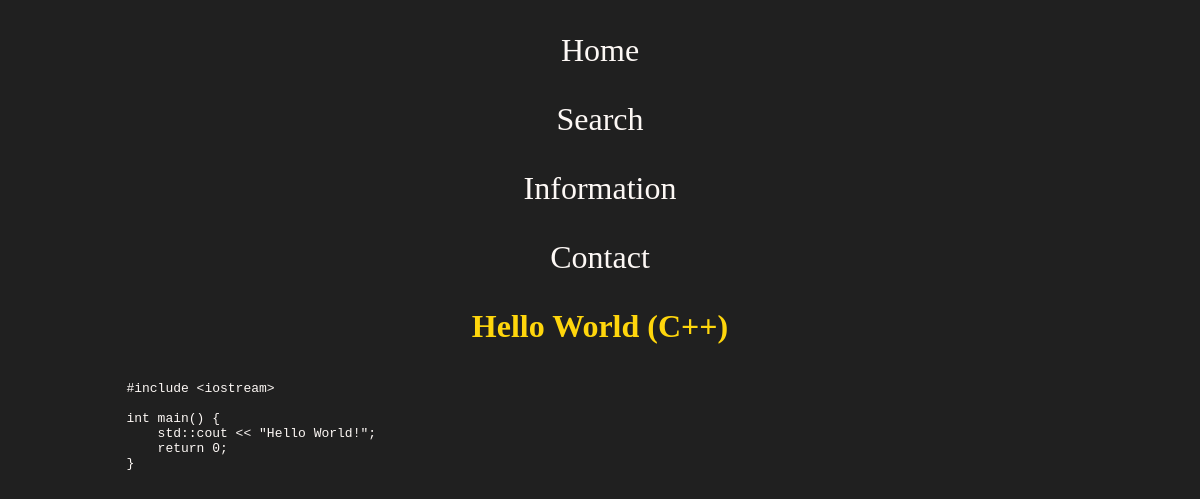
Page /view/3 on the committed database.
### app.py (models this page shows, shortened)
class Post(db.Model):
    id = db.Column(db.Integer, primary_key=True)
    title = db.Column(db.String(50), nullable=False)
    content = db.Column(db.String(500), nullable=False)
    language = db.Column(db.String(50), nullable=False)
    date_created = db.Column(db.DateTime, default=datetime.now(timezone.utc))

### app.py (the view)
@app.route('/view/<int:id>')
def view(id):
    snippet_to_update = Post.query.get_or_404(id)
    return render_template('view.html', snippet=snippet_to_update)

### templates/view.html (shortened to what this page needs)
{% extends "base.html" %}
{% block body %}
<h1 style="color: var(--yellow)"> {{ snippet.title }} ({{ snippet.language }}) </h1>
<p>
    <pre>
        <code class="centered-block" style="text-align: left; width: 80%">{{ snippet.content }}</code>
    </pre>
</p>
{% endblock %}

### static/styles.css (style rules this page uses)
:root { --black: #202020; --grey: #707070; --grey_darker: #3F3F3F; --yellow:#FFD60C; --yellow_darker: #e5bf00; --white:#FDF8F5; --red: #c20b0b; }
body { font-family: serif; background-color: var(--black); color: var(--white); }
h1, h2 { text-align: center; }
.centered-block { display: block; margin-left: auto; margin-right: auto; }

### rows in the picture
Post: title "Hello World", language "C++", content "#include <iostream> int main() { std::cout << \"Hello World!\"; return 0; }"
